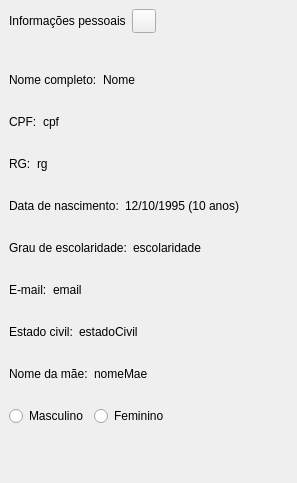
          <widget class="QFrame" name="frInfoPessoais">
           <property name="frameShape">
            <enum>QFrame::NoFrame</enum>
           </property>
           <property name="frameShadow">
            <enum>QFrame::Raised</enum>
           </property>
           <layout class="QVBoxLayout" name="verticalLayout_4">
            <property name="spacing">
             <number>4</number>
            </property>
            <property name="leftMargin">
             <number>0</number>
            </property>
            <property name="topMargin">
             <number>0</number>
            </property>
            <property name="rightMargin">
             <number>8</number>
            </property>
            <property name="bottomMargin">
             <number>8</number>
            </property>
            <item>
             <widget class="QFrame" name="frame_6">
              <property name="frameShape">
               <enum>QFrame::NoFrame</enum>
              </property>
              <property name="frameShadow">
               <enum>QFrame::Raised</enum>
              </property>
              <layout class="QHBoxLayout" name="horizontalLayout_6">
               <property name="bottomMargin">
                <number>24</number>
               </property>
               <item>
                <widget class="QLabel" name="lbTituloInfoPessoais">
                 <property name="text">
                  <string>Informações pessoais</string>
                 </property>
                </widget>
               </item>
               <item>
                <widget class="QPushButton" name="pbInfoPessoais">
                 <property name="minimumSize">
                  <size>
                   <width>24</width>
                   <height>24</height>
                  </size>
                 </property>
                 <property name="maximumSize">
                  <size>
                   <width>24</width>
                   <height>24</height>
                  </size>
                 </property>
                 <property name="text">
                  <string/>
                 </property>
                </widget>
               </item>
               <item>
                <spacer name="horizontalSpacer_3">
                 <property name="orientation">
                  <enum>Qt::Horizontal</enum>
                 </property>
                 <property name="sizeHint" stdset="0">
                  <size>
                   <width>40</width>
                   <height>20</height>
                  </size>
                 </property>
                </spacer>
               </item>
              </layout>
             </widget>
            </item>
            <item>
             <widget class="QFrame" name="frame">
              <property name="frameShape">
               <enum>QFrame::NoFrame</enum>
              </property>
              <property name="frameShadow">
               <enum>QFrame::Raised</enum>
              </property>
              <layout class="QHBoxLayout" name="horizontalLayout_7">
               <item alignment="Qt::AlignLeft">
                <widget class="QLabel" name="lbInfoNomeCompleto">
                 <property name="text">
                  <string>Nome completo:</string>
                 </property>
                </widget>
               </item>
               <item alignment="Qt::AlignLeft">
                <widget class="QLabel" name="lbNomeCompletoInferior">
                 <property name="text">
                  <string>Nome</string>
                 </property>
                </widget>
               </item>
               <item>
                <spacer name="horizontalSpacer_7">
                 <property name="orientation">
                  <enum>Qt::Horizontal</enum>
                 </property>
                 <property name="sizeHint" stdset="0">
                  <size>
                   <width>40</width>
                   <height>20</height>
                  </size>
                 </property>
                </spacer>
               </item>
              </layout>
             </widget>
            </item>
            <item>
             <widget class="QFrame" name="frame_8">
              <property name="frameShape">
               <enum>QFrame::NoFrame</enum>
              </property>
              <property name="frameShadow">
               <enum>QFrame::Raised</enum>
              </property>
              <layout class="QHBoxLayout" name="horizontalLayout_8">
               <item alignment="Qt::AlignLeft">
                <widget class="QLabel" name="lbInfoCpf">
                 <property name="text">
                  <string>CPF:</string>
                 </property>
                </widget>
               </item>
               <item>
                <widget class="QLabel" name="lbCpf">
                 <property name="text">
                  <string>cpf</string>
                 </property>
                </widget>
               </item>
               <item>
                <spacer name="horizontalSpacer_8">
                 <property name="orientation">
                  <enum>Qt::Horizontal</enum>
                 </property>
                 <property name="sizeHint" stdset="0">
                  <size>
                   <width>40</width>
                   <height>20</height>
                  </size>
                 </property>
                </spacer>
               </item>
              </layout>
             </widget>
            </item>
            <item>
             <widget class="QFrame" name="frame_5">
              <property name="frameShape">
               <enum>QFrame::NoFrame</enum>
              </property>
              <property name="frameShadow">
               <enum>QFrame::Raised</enum>
              </property>
              <layout class="QHBoxLayout" name="horizontalLayout_9">
               <item alignment="Qt::AlignLeft">
                <widget class="QLabel" name="lbInfoRg">
                 <property name="text">
                  <string>RG:</string>
                 </property>
                </widget>
               </item>
               <item alignment="Qt::AlignLeft">
                <widget class="QLabel" name="lbRg">
                 <property name="text">
                  <string>rg</string>
                 </property>
                </widget>
               </item>
               <item>
                <spacer name="horizontalSpacer_9">
                 <property name="orientation">
                  <enum>Qt::Horizontal</enum>
                 </property>
                 <property name="sizeHint" stdset="0">
                  <size>
                   <width>40</width>
                   <height>20</height>
                  </size>
                 </property>
                </spacer>
               </item>
              </layout>
             </widget>
            </item>
            <item>
             <widget class="QFrame" name="frame_7">
              <property name="frameShape">
               <enum>QFrame::NoFrame</enum>
              </property>
              <property name="frameShadow">
               <enum>QFrame::Raised</enum>
              </property>
              <layout class="QHBoxLayout" name="horizontalLayout_10">
               <item alignment="Qt::AlignLeft">
                <widget class="QLabel" name="lbInfoDataNascimento">
                 <property name="text">
                  <string>Data de nascimento:</string>
                 </property>
                </widget>
               </item>
               <item alignment="Qt::AlignLeft">
                <widget class="QLabel" name="lbDataNascimento">
                 <property name="text">
                  <string>12/10/1995 (10 anos)</string>
                 </property>
                </widget>
               </item>
               <item>
                <spacer name="horizontalSpacer_10">
                 <property name="orientation">
                  <enum>Qt::Horizontal</enum>
                 </property>
                 <property name="sizeHint" stdset="0">
                  <size>
                   <width>40</width>
                   <height>20</height>
                  </size>
                 </property>
                </spacer>
               </item>
              </layout>
             </widget>
            </item>
            <item>
             <widget class="QFrame" name="frame_9">
              <property name="frameShape">
               <enum>QFrame::NoFrame</enum>
              </property>
              <property name="frameShadow">
               <enum>QFrame::Raised</enum>
              </property>
              <layout class="QHBoxLayout" name="horizontalLayout_11">
               <item alignment="Qt::AlignLeft">
                <widget class="QLabel" name="lbInfoEscolaridade">
                 <property name="text">
                  <string>Grau de escolaridade:</string>
                 </property>
                </widget>
               </item>
               <item>
                <widget class="QLabel" name="lbEscolaridade">
                 <property name="text">
                  <string>escolaridade</string>
                 </property>
                </widget>
               </item>
               <item>
                <spacer name="horizontalSpacer_11">
                 <property name="orientation">
                  <enum>Qt::Horizontal</enum>
                 </property>
                 <property name="sizeHint" stdset="0">
                  <size>
                   <width>40</width>
                   <height>20</height>
                  </size>
                 </property>
                </spacer>
               </item>
              </layout>
             </widget>
            </item>
            <item>
             <widget class="QFrame" name="frame_10">
              <property name="frameShape">
               <enum>QFrame::NoFrame</enum>
              </property>
              <property name="frameShadow">
               <enum>QFrame::Raised</enum>
              </property>
              <layout class="QHBoxLayout" name="horizontalLayout_12">
               <item alignment="Qt::AlignLeft">
                <widget class="QLabel" name="lbInfoEmail">
                 <property name="text">
                  <string>E-mail:</string>
                 </property>
                </widget>
               </item>
               <item>
                <widget class="QLabel" name="lbEmailInferior">
                 <property name="text">
                  <string>email</string>
                 </property>
                </widget>
               </item>
               <item>
                <spacer name="horizontalSpacer_12">
                 <property name="orientation">
                  <enum>Qt::Horizontal</enum>
                 </property>
                 <property name="sizeHint" stdset="0">
                  <size>
                   <width>40</width>
                   <height>20</height>
                  </size>
                 </property>
                </spacer>
               </item>
              </layout>
             </widget>
            </item>
            <item>
             <widget class="QFrame" name="frame_13">
              <property name="frameShape">
               <enum>QFrame::NoFrame</enum>
              </property>
              <property name="frameShadow">
               <enum>QFrame::Raised</enum>
              </property>
              <layout class="QHBoxLayout" name="horizontalLayout_13">
               <item alignment="Qt::AlignLeft">
                <widget class="QLabel" name="lbInfoEstadoCivil">
                 <property name="text">
                  <string>Estado civil:</string>
                 </property>
                </widget>
               </item>
               <item>
                <widget class="QLabel" name="lbEstadoCivil">
                 <property name="text">
                  <string>estadoCivil</string>
                 </property>
                </widget>
               </item>
               <item>
                <spacer name="horizontalSpacer_13">
                 <property name="orientation">
                  <enum>Qt::Horizontal</enum>
                 </property>
                 <property name="sizeHint" stdset="0">
                  <size>
                   <width>40</width>
                   <height>20</height>
                  </size>
                 </property>
                </spacer>
               </item>
              </layout>
             </widget>
            </item>
            <item>
             <widget class="QFrame" name="frame_11">
              <property name="frameShape">
               <enum>QFrame::NoFrame</enum>
              </property>
              <property name="frameShadow">
               <enum>QFrame::Raised</enum>
              </property>
              <layout class="QHBoxLayout" name="horizontalLayout_14">
               <item alignment="Qt::AlignLeft">
                <widget class="QLabel" name="lbInfoNomeMae">
                 <property name="text">
                  <string>Nome da mãe:</string>
                 </property>
                </widget>
               </item>
               <item>
                <widget class="QLabel" name="lbNomeMae">
                 <property name="text">
                  <string>nomeMae</string>
                 </property>
                </widget>
               </item>
               <item>
                <spacer name="horizontalSpacer_14">
                 <property name="orientation">
                  <enum>Qt::Horizontal</enum>
                 </property>
                 <property name="sizeHint" stdset="0">
                  <size>
                   <width>40</width>
                   <height>20</height>
                  </size>
                 </property>
                </spacer>
               </item>
              </layout>
             </widget>
            </item>
            <item>
             <widget class="QFrame" name="frame_12">
              <property name="frameShape">
               <enum>QFrame::NoFrame</enum>
              </property>
              <property name="frameShadow">
               <enum>QFrame::Raised</enum>
              </property>
              <layout class="QHBoxLayout" name="horizontalLayout_15">
               <item>
                <widget class="QRadioButton" name="rbMasculino">
                 <property name="text">
                  <string>Masculino</string>
                 </property>
                </widget>
               </item>
               <item>
                <widget class="QRadioButton" name="rbFeminino">
                 <property name="text">
                  <string>Feminino</string>
                 </property>
                </widget>
               </item>
               <item>
                <spacer name="horizontalSpacer_15">
                 <property name="orientation">
                  <enum>Qt::Horizontal</enum>
                 </property>
                 <property name="sizeHint" stdset="0">
                  <size>
                   <width>40</width>
                   <height>20</height>
                  </size>
                 </property>
                </spacer>
               </item>
              </layout>
             </widget>
            </item>
            <item>
             <spacer name="verticalSpacer_5">
              <property name="orientation">
               <enum>Qt::Vertical</enum>
              </property>
              <property name="sizeHint" stdset="0">
               <size>
                <width>20</width>
                <height>40</height>
               </size>
              </property>
             </spacer>
            </item>
           </layout>
          </widget>
